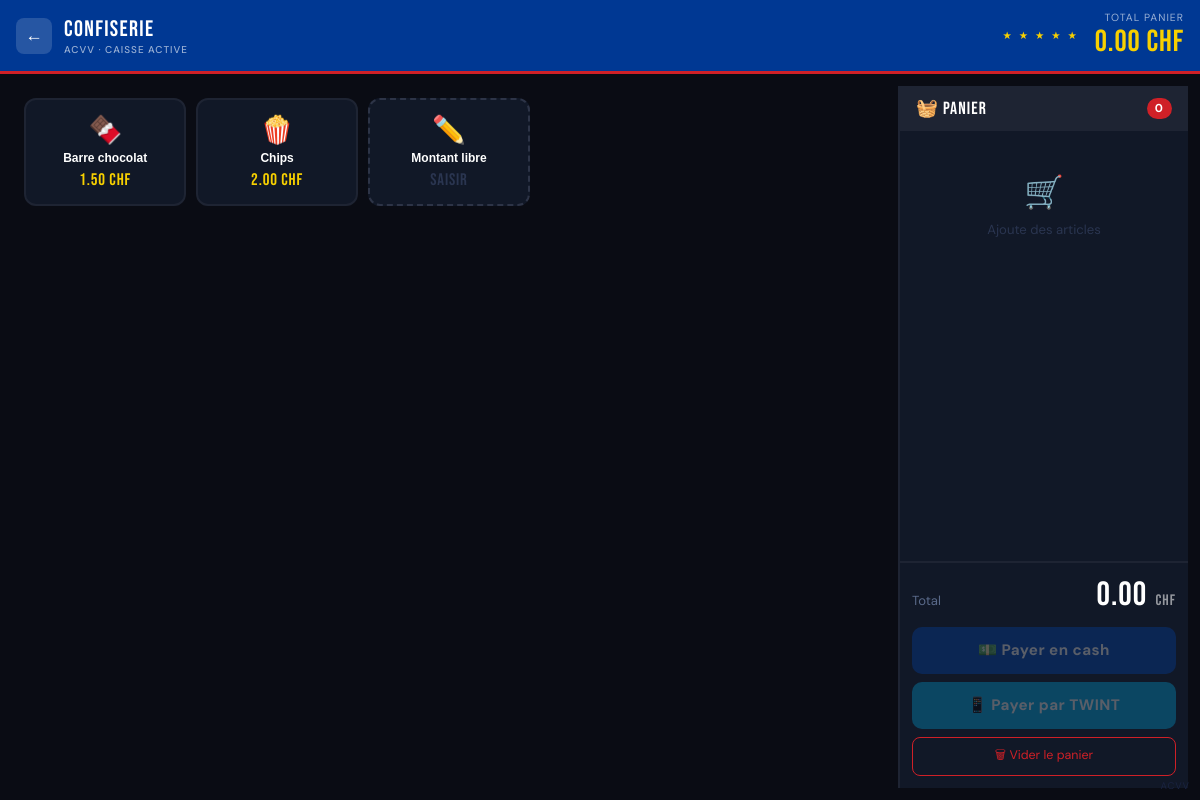
/caisse/5, run on the app's committed database.
### tables this page shows
CREATE TABLE stands (
            id INTEGER PRIMARY KEY AUTOINCREMENT,
            nom TEXT NOT NULL,
            description TEXT,
            actif INTEGER DEFAULT 1
        );

CREATE TABLE articles (
            id INTEGER PRIMARY KEY AUTOINCREMENT,
            stand_id INTEGER NOT NULL,
            nom TEXT NOT NULL,
            prix REAL NOT NULL,
            emoji TEXT DEFAULT '🍺',
            actif INTEGER DEFAULT 1,
            FOREIGN KEY (stand_id) REFERENCES stands(id)
        );

### app.py (the view)
@app.route("/caisse/<int:stand_id>")
def caisse(stand_id):
    db = get_db()
    cur = db.cursor()
    exec_query(cur,
        "SELECT * FROM stands WHERE id = %s",
        "SELECT * FROM stands WHERE id = ?",
        (stand_id,)
    )
    stand = cur.fetchone()
    exec_query(cur,
        "SELECT * FROM articles WHERE stand_id = %s AND actif = 1",
        "SELECT * FROM articles WHERE stand_id = ? AND actif = 1",
        (stand_id,)
    )
    articles = cur.fetchall()
    db.close()
    if not stand:
        return "Stand introuvable", 404
    return render_template("caisse.html", stand=stand, articles=articles)

### app.py (called while the page is built)
def exec_query(cur, pg, sqlite, params=()):
    if IS_POSTGRES:
        cur.execute(pg, params)
    else:
        cur.execute(sqlite, params)

### database.py (called while the page is built)
    def get_db():
        conn = sqlite3.connect(DB_PATH)
        conn.row_factory = sqlite3.Row
        return conn

### templates/caisse.html (shortened to what this page needs)
<!DOCTYPE html>
<html lang="fr">
<head>
</head>
<body>
<div class="header">
  <div class="header-left">
    <button class="btn-back" onclick="window.location='/'">←</button>
    <div class="stand-title">
      {{ stand.nom }}
      <small>ACVV · Caisse active</small>
    </div>
  </div>
  <div class="header-right">
    <div class="stars-sm">★ ★ ★ ★ ★</div>
    <div class="header-total">
      <div class="label">Total panier</div>
      <div class="montant" id="header-total">0.00 CHF</div>
    </div>
  </div>
</div>
<div class="main">
  <div class="articles-panel">
    {% for article in articles %}
    <button class="article-btn" onclick="ajouterArticle({{ article.id }}, '{{ article.nom }}', {{ article.prix }}, '{{ article.emoji }}')">
      <span class="article-emoji">{{ article.emoji }}</span>
      <span class="article-nom">{{ article.nom }}</span>
      <span class="article-prix">{{ "%.2f"|format(article.prix) }} CHF</span>
    </button>
    {% endfor %}
    <button class="article-btn" onclick="ouvrirMontantLibre()" style="border-style:dashed; border-color:var(--gris3)">
      <span class="article-emoji">✏️</span>
      <span class="article-nom">Montant libre</span>
      <span class="article-prix" style="color:#2a3550">Saisir</span>
    </button>
  </div>
  <div class="panier-panel">
    <div class="panier-header">
      <span>🧺 Panier</span>
      <span class="panier-count" id="panier-count">0</span>
    </div>
    <div class="panier-items" id="panier-items">
      <div class="panier-vide"><span class="icon">🛒</span>Ajoute des articles</div>
    </div>
    <div class="panier-footer">
      <div class="total-ligne">
        <span class="total-label">Total</span>
        <div class="total-montant" id="total-montant">0.00 <span>CHF</span></div>
      </div>
      <div class="paiement-btns">
        <button class="btn-pay btn-cash" id="btn-cash" onclick="ouvrirModalPaiement('cash')" disabled>💵 Payer en cash</button>
        <button class="btn-pay btn-twint" id="btn-twint" onclick="ouvrirModalPaiement('twint')" disabled>📱 Payer par TWINT</button>
        <button class="btn-vider" onclick="viderPanier()">🗑 Vider le panier</button>
      </div>
    </div>
    <div class="acvv-watermark">ACVV</div>
  </div>
</div>
</body>
</html>

### data on the page
stands: nom "Confiserie"
articles: emoji "🍫", nom "Barre chocolat", prix "1.50"
articles: emoji "🍿", nom "Chips", prix "2.00"
